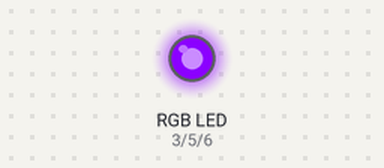
The sketch below on a simulated Arduino Uno, built with avr-gcc and run on an emulated ATmega328P. Shown: an RGB LED mixed from three pins (HIGH = lit).

Above: at 0.05 s.
At 6.95 s:
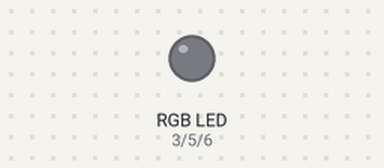
Timing chart, 0 to 9.1 s (numbered marks = the images above):
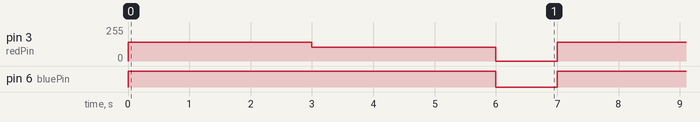

The sketch:

rgb_led.ino
```cpp
// Define the PWM pins for the LED
int redPin = 3;
int greenPin =5;
int bluePin = 6;

void setup() {
  // Set all three color pins as outputs
  pinMode(redPin, OUTPUT);
  pinMode(greenPin, OUTPUT);
  pinMode(bluePin, OUTPUT);
}

void loop() {
  // Violet
  setColor(139, 0, 255);
  delay(3000);

  // Indigo
  setColor(102, 0, 255);
  delay(3000);

  // Turn Off completely
  setColor(0, 0, 0);
  delay(1000);
}

// Custom function to set the color
void setColor(int red, int green, int blue) {
  // Common Cathode logic: No math inversion needed
  analogWrite(redPin, red);
  analogWrite(greenPin, green);
  analogWrite(bluePin, blue);
}
```

Measured:
- by itself, pin 3 (redPin): repeats every 7.0 s: 102/255 3.0 s, 0/255 1.0 s, 139/255 3.0 s
- by itself, pin 6 (bluePin): alternates HIGH for 6.0 s and LOW for 1.0 s
